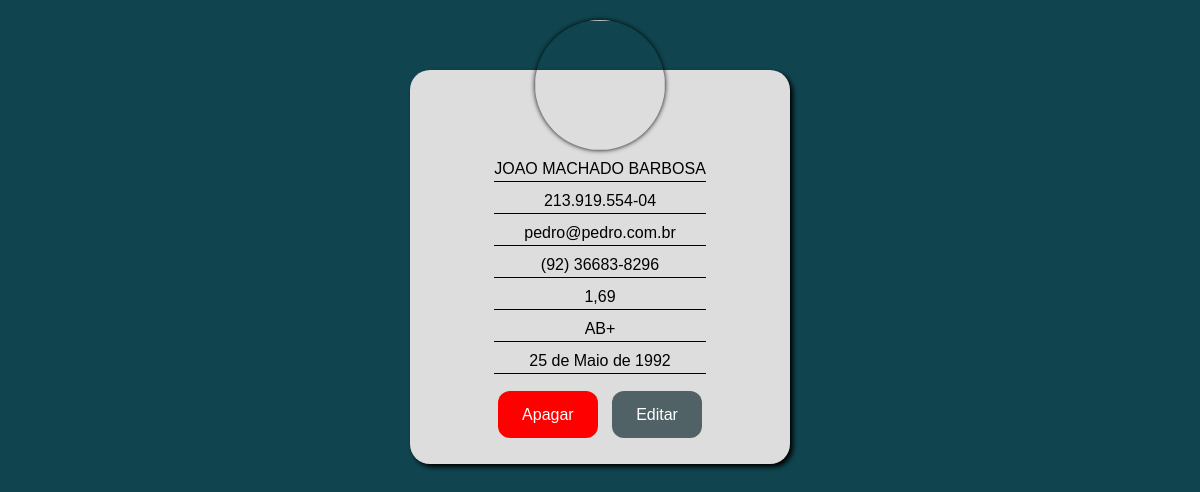
Page /detalhes/5 on the committed database.
### contatos/models.py (models this page shows, shortened)
class Contatos(models.Model):
    usuario = models.ForeignKey(User, on_delete=models.CASCADE)
    nome = models.CharField(max_length=255)
    imagem = models.ImageField(blank=True)
    cpf = models.CharField(max_length=14)
    email = models.EmailField()
    telefone = models.CharField(max_length=20)
    altura = models.DecimalField(max_digits=3, decimal_places=2, blank=True)
    descricao = models.TextField()
    data_nascimento = models.DateField()
    ativo = models.BooleanField()
    class Meta:
        verbose_name_plural = 'Contatos'

### contatos/views.py (the view)
# urls.py: path('detalhes/<int:id>', views.detalhes, name='detalhes'),
def detalhes(request, id):
    contato = get_object_or_404(Contatos, id=id)
    return render(request, 'pages/detalhes.html', {'contato':contato})

### contatos/templates/pages/detalhes.html (shortened to what this page needs)
{% load static %}
<!DOCTYPE html>
<html lang="en">
<head>
    <link rel="stylesheet" href="{% static 'style.css' %}">
</head>
<body>
    <main>
        <div class="card">
            <div class="profile">
                {% if contato.imagem %}
                    <img src="{{ contato.imagem.url }}" alt="">
                {% else %}
                    <img src="https://www.ferramentastenace.com.br/wp-content/uploads/2017/11/sem-foto.jpg" alt="">
                {% endif %}
                </div>
            <div class="info">
                <p>{{contato.nome}}</p>
                <p>{{contato.cpf}}</p>
                <p>{{contato.email}}</p>
                <p>{{contato.telefone}}</p>
                <p>{{contato.altura}}</p>
                <div class="description">
                    <p>{{contato.descricao}}</p>
                </div>
                <p>{{contato.data_nascimento}}</p>
            </div>
            <div class="btn">
                <a href="{% url 'deletar' contato.id %}">Apagar</a>
                <a href="{% url 'editar' contato.id %}">Editar</a>
            </div>
        </div>
    </main>
</body>
</html>

### templates/static/style.css (style rules this page uses)
* { margin:0; padding: 0; box-sizing: border-box; font-family: Verdana, Geneva, Tahoma, sans-serif; text-decoration: none; }
body { background-color: #10454f; }
.card { position: relative; max-width: 380px; padding: 85px 20px; width: 90%; margin: 70px auto; background-color: #ddd; border-radius: 20px; box-shadow: 3px 3px 5px black; display: flex; flex-direction: column; align-items: center; }
.info { display: flex; flex-direction: column; justify-content: space-evenly; text-align: center; }
.description { max-height: 200px; overflow-y: auto; }
.info > p, .description { margin: 5px 0; border-bottom: 1.5px solid black; padding-bottom: 3px; }
.profile { border-radius: 50%; overflow: hidden; width: 130px; height: 130px; position: absolute; top: -50px; box-shadow: 0 0 5px black; }
.profile > img { width: 100%; height: 100%; }
.btn { position: absolute; bottom: 40px; }
.btn > a { background-color: red; padding: 15px 24px; color: white; border-radius: 12px; margin: 0 5px; }
.btn > a:nth-child(2) { background-color: #506266;; }

### rows in the picture
Contatos: nome "JOAO MACHADO BARBOSA", cpf "213.919.554-04", email "pedro@pedro.com.br", telefone "(92) 36683-8296", altura "1,69", descricao "AB+", data_nascimento "25 de Maio de 1992"
